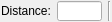
<?xml version="1.0" encoding="UTF-8"?>
<ui version="4.0">
 <class>Ui_ModifyOffsetOptions</class>
 <widget class="QWidget" name="Ui_ModifyOffsetOptions">
  <property name="geometry">
   <rect>
    <x>0</x>
    <y>0</y>
    <width>112</width>
    <height>22</height>
   </rect>
  </property>
  <property name="sizePolicy">
   <sizepolicy hsizetype="Maximum" vsizetype="Preferred">
    <horstretch>0</horstretch>
    <verstretch>0</verstretch>
   </sizepolicy>
  </property>
  <property name="minimumSize">
   <size>
    <width>100</width>
    <height>22</height>
   </size>
  </property>
  <property name="maximumSize">
   <size>
    <width>140</width>
    <height>26</height>
   </size>
  </property>
  <property name="windowTitle">
   <string>Modify Offset Options</string>
  </property>
  <layout class="QHBoxLayout">
   <property name="leftMargin">
    <number>1</number>
   </property>
   <property name="topMargin">
    <number>1</number>
   </property>
   <property name="rightMargin">
    <number>1</number>
   </property>
   <property name="bottomMargin">
    <number>1</number>
   </property>
   <item>
    <widget class="QLabel" name="lDist">
     <property name="sizePolicy">
      <sizepolicy hsizetype="Minimum" vsizetype="Fixed">
       <horstretch>0</horstretch>
       <verstretch>0</verstretch>
      </sizepolicy>
     </property>
     <property name="text">
      <string>Distance:</string>
     </property>
     <property name="wordWrap">
      <bool>false</bool>
     </property>
    </widget>
   </item>
   <item>
    <widget class="QLineEdit" name="leDist">
     <property name="sizePolicy">
      <sizepolicy hsizetype="Preferred" vsizetype="Fixed">
       <horstretch>0</horstretch>
       <verstretch>0</verstretch>
      </sizepolicy>
     </property>
     <property name="toolTip">
      <string>Offset from original entity</string>
     </property>
    </widget>
   </item>
   <item>
    <widget class="Line" name="sep1">
     <property name="sizePolicy">
      <sizepolicy hsizetype="Fixed" vsizetype="Minimum">
       <horstretch>0</horstretch>
       <verstretch>0</verstretch>
      </sizepolicy>
     </property>
     <property name="frameShape">
      <enum>QFrame::VLine</enum>
     </property>
     <property name="frameShadow">
      <enum>QFrame::Sunken</enum>
     </property>
    </widget>
   </item>
  </layout>
 </widget>
 <layoutdefault spacing="6" margin="11"/>
 <resources/>
 <connections>
  <connection>
   <sender>leDist</sender>
   <signal>textChanged(QString)</signal>
   <receiver>Ui_ModifyOffsetOptions</receiver>
   <slot>updateDist(QString)</slot>
   <hints>
    <hint type="sourcelabel">
     <x>20</x>
     <y>20</y>
    </hint>
    <hint type="destinationlabel">
     <x>55</x>
     <y>10</y>
    </hint>
   </hints>
  </connection>
 </connections>
</ui>
